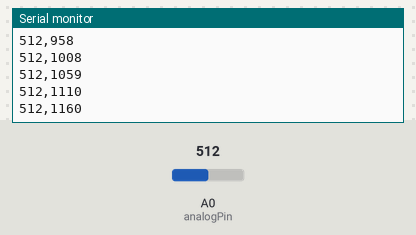
Bench run of a sketch on a simulated Arduino Uno, built with avr-gcc and run on an emulated ATmega328P. Parts: the last lines printed to the serial monitor. Inputs (shaded band) come from the test bench; at power-on: A0 (analogPin) = 512.

Above: at 1.2 s.
1.3 s: A0 (analogPin) set to 716
At 1.33 s:
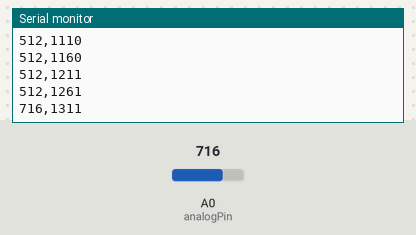
2.8 s: A0 (analogPin) set to 900
At 2.84 s:
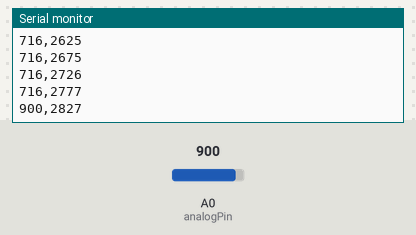
Timing chart, 0 to 5.8 s (numbered marks = the images above; inputs shaded):
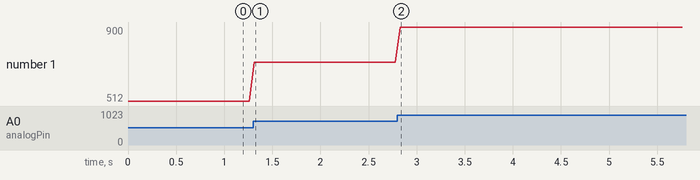

Measured:
- after the input at 1.3 s, the serial monitor: prints a new line at once (image 1)
- plotted number 1: 512 → 716 after the input at 1.3 s

The sketch:

sketch_dec28a.ino
```cpp
// Analog veriyi okuma ve seri port üzerinden milisaniye ile birlikte gönderme

// Analog giriş pini
const int analogPin = A0;

// Zaman ölçüm değişkeni
unsigned long startTime;

void setup() {
  // Seri iletişimi başlat
  Serial.begin(115200);

  // Başlangıç zamanını al
  startTime = millis();
}

void loop() {
  // Analog değeri oku
  int analogValue = analogRead(analogPin);

  // Geçen zamanı milisaniye cinsinden hesapla
  unsigned long elapsedMilliseconds = millis() - startTime;

  // Veriyi formatlı şekilde seri porta yazdır
  Serial.print(analogValue);
  Serial.print(",");
  Serial.println(elapsedMilliseconds);

  // 1 milisaniye bekle
delay(50);
}
```
